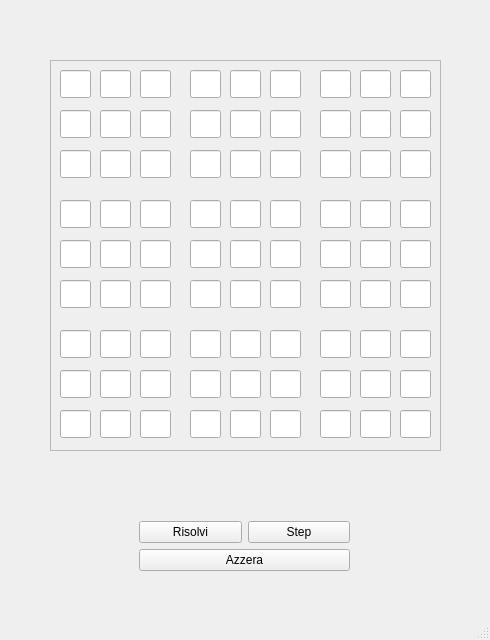
<?xml version="1.0" encoding="UTF-8"?>
<ui version="4.0">
 <class>MainWindow</class>
 <widget class="QMainWindow" name="MainWindow">
  <property name="geometry">
   <rect>
    <x>0</x>
    <y>0</y>
    <width>490</width>
    <height>640</height>
   </rect>
  </property>
  <property name="minimumSize">
   <size>
    <width>490</width>
    <height>640</height>
   </size>
  </property>
  <property name="windowTitle">
   <string>MainWindow</string>
  </property>
  <widget class="QWidget" name="centralwidget">
   <widget class="QFrame" name="frameEditText">
    <property name="geometry">
     <rect>
      <x>50</x>
      <y>60</y>
      <width>391</width>
      <height>391</height>
     </rect>
    </property>
    <property name="frameShape">
     <enum>QFrame::StyledPanel</enum>
    </property>
    <property name="frameShadow">
     <enum>QFrame::Raised</enum>
    </property>
    <property name="lineWidth">
     <number>1</number>
    </property>
    <widget class="QLineEdit" name="cell_1">
     <property name="geometry">
      <rect>
       <x>10</x>
       <y>10</y>
       <width>31</width>
       <height>28</height>
      </rect>
     </property>
     <property name="maxLength">
      <number>1</number>
     </property>
    </widget>
    <widget class="QLineEdit" name="cell_2">
     <property name="geometry">
      <rect>
       <x>50</x>
       <y>10</y>
       <width>31</width>
       <height>28</height>
      </rect>
     </property>
     <property name="maxLength">
      <number>1</number>
     </property>
    </widget>
    <widget class="QLineEdit" name="cell_3">
     <property name="geometry">
      <rect>
       <x>90</x>
       <y>10</y>
       <width>31</width>
       <height>28</height>
      </rect>
     </property>
     <property name="maxLength">
      <number>1</number>
     </property>
    </widget>
    <widget class="QLineEdit" name="cell_4">
     <property name="geometry">
      <rect>
       <x>140</x>
       <y>10</y>
       <width>31</width>
       <height>28</height>
      </rect>
     </property>
     <property name="maxLength">
      <number>1</number>
     </property>
    </widget>
    <widget class="QLineEdit" name="cell_5">
     <property name="geometry">
      <rect>
       <x>180</x>
       <y>10</y>
       <width>31</width>
       <height>28</height>
      </rect>
     </property>
     <property name="maxLength">
      <number>1</number>
     </property>
    </widget>
    <widget class="QLineEdit" name="cell_6">
     <property name="geometry">
      <rect>
       <x>220</x>
       <y>10</y>
       <width>31</width>
       <height>28</height>
      </rect>
     </property>
     <property name="maxLength">
      <number>1</number>
     </property>
    </widget>
    <widget class="QLineEdit" name="cell_7">
     <property name="geometry">
      <rect>
       <x>270</x>
       <y>10</y>
       <width>31</width>
       <height>28</height>
      </rect>
     </property>
     <property name="maxLength">
      <number>1</number>
     </property>
    </widget>
    <widget class="QLineEdit" name="cell_8">
     <property name="geometry">
      <rect>
       <x>310</x>
       <y>10</y>
       <width>31</width>
       <height>28</height>
      </rect>
     </property>
     <property name="maxLength">
      <number>1</number>
     </property>
    </widget>
    <widget class="QLineEdit" name="cell_9">
     <property name="geometry">
      <rect>
       <x>350</x>
       <y>10</y>
       <width>31</width>
       <height>28</height>
      </rect>
     </property>
     <property name="maxLength">
      <number>1</number>
     </property>
    </widget>
    <widget class="QLineEdit" name="cell_10">
     <property name="geometry">
      <rect>
       <x>10</x>
       <y>50</y>
       <width>31</width>
       <height>28</height>
      </rect>
     </property>
     <property name="maxLength">
      <number>1</number>
     </property>
    </widget>
    <widget class="QLineEdit" name="cell_11">
     <property name="geometry">
      <rect>
       <x>50</x>
       <y>50</y>
       <width>31</width>
       <height>28</height>
      </rect>
     </property>
     <property name="maxLength">
      <number>1</number>
     </property>
    </widget>
    <widget class="QLineEdit" name="cell_12">
     <property name="geometry">
      <rect>
       <x>90</x>
       <y>50</y>
       <width>31</width>
       <height>28</height>
      </rect>
     </property>
     <property name="maxLength">
      <number>1</number>
     </property>
    </widget>
    <widget class="QLineEdit" name="cell_13">
     <property name="geometry">
      <rect>
       <x>140</x>
       <y>50</y>
       <width>31</width>
       <height>28</height>
      </rect>
     </property>
     <property name="maxLength">
      <number>1</number>
     </property>
    </widget>
    <widget class="QLineEdit" name="cell_14">
     <property name="geometry">
      <rect>
       <x>180</x>
       <y>50</y>
       <width>31</width>
       <height>28</height>
      </rect>
     </property>
     <property name="maxLength">
      <number>1</number>
     </property>
    </widget>
    <widget class="QLineEdit" name="cell_15">
     <property name="geometry">
      <rect>
       <x>220</x>
       <y>50</y>
       <width>31</width>
       <height>28</height>
      </rect>
     </property>
     <property name="maxLength">
      <number>1</number>
     </property>
    </widget>
    <widget class="QLineEdit" name="cell_16">
     <property name="geometry">
      <rect>
       <x>270</x>
       <y>50</y>
       <width>31</width>
       <height>28</height>
      </rect>
     </property>
     <property name="maxLength">
      <number>1</number>
     </property>
    </widget>
    <widget class="QLineEdit" name="cell_17">
     <property name="geometry">
      <rect>
       <x>310</x>
       <y>50</y>
       <width>31</width>
       <height>28</height>
      </rect>
     </property>
     <property name="maxLength">
      <number>1</number>
     </property>
    </widget>
    <widget class="QLineEdit" name="cell_18">
     <property name="geometry">
      <rect>
       <x>350</x>
       <y>50</y>
       <width>31</width>
       <height>28</height>
      </rect>
     </property>
     <property name="maxLength">
      <number>1</number>
     </property>
    </widget>
    <widget class="QLineEdit" name="cell_19">
     <property name="geometry">
      <rect>
       <x>10</x>
       <y>90</y>
       <width>31</width>
       <height>28</height>
      </rect>
     </property>
     <property name="maxLength">
      <number>1</number>
     </property>
    </widget>
    <widget class="QLineEdit" name="cell_20">
     <property name="geometry">
      <rect>
       <x>50</x>
       <y>90</y>
       <width>31</width>
       <height>28</height>
      </rect>
     </property>
     <property name="maxLength">
      <number>1</number>
     </property>
    </widget>
    <widget class="QLineEdit" name="cell_21">
     <property name="geometry">
      <rect>
       <x>90</x>
       <y>90</y>
       <width>31</width>
       <height>28</height>
      </rect>
     </property>
     <property name="maxLength">
      <number>1</number>
     </property>
    </widget>
    <widget class="QLineEdit" name="cell_22">
     <property name="geometry">
      <rect>
       <x>140</x>
       <y>90</y>
       <width>31</width>
       <height>28</height>
      </rect>
     </property>
     <property name="maxLength">
      <number>1</number>
     </property>
    </widget>
    <widget class="QLineEdit" name="cell_23">
     <property name="geometry">
      <rect>
       <x>180</x>
       <y>90</y>
       <width>31</width>
       <height>28</height>
      </rect>
     </property>
     <property name="maxLength">
      <number>1</number>
     </property>
    </widget>
    <widget class="QLineEdit" name="cell_24">
     <property name="geometry">
      <rect>
       <x>220</x>
       <y>90</y>
       <width>31</width>
       <height>28</height>
      </rect>
     </property>
     <property name="maxLength">
      <number>1</number>
     </property>
    </widget>
    <widget class="QLineEdit" name="cell_25">
     <property name="geometry">
      <rect>
       <x>270</x>
       <y>90</y>
       <width>31</width>
       <height>28</height>
      </rect>
     </property>
     <property name="maxLength">
      <number>1</number>
     </property>
    </widget>
    <widget class="QLineEdit" name="cell_26">
     <property name="geometry">
      <rect>
       <x>310</x>
       <y>90</y>
       <width>31</width>
       <height>28</height>
      </rect>
     </property>
     <property name="maxLength">
      <number>1</number>
     </property>
    </widget>
    <widget class="QLineEdit" name="cell_27">
     <property name="geometry">
      <rect>
       <x>350</x>
       <y>90</y>
       <width>31</width>
       <height>28</height>
      </rect>
     </property>
     <property name="maxLength">
      <number>1</number>
     </property>
    </widget>
    <widget class="QLineEdit" name="cell_28">
     <property name="geometry">
      <rect>
       <x>10</x>
       <y>140</y>
       <width>31</width>
       <height>28</height>
      </rect>
     </property>
     <property name="maxLength">
      <number>1</number>
     </property>
    </widget>
    <widget class="QLineEdit" name="cell_29">
     <property name="geometry">
      <rect>
       <x>50</x>
       <y>140</y>
       <width>31</width>
       <height>28</height>
      </rect>
     </property>
     <property name="maxLength">
      <number>1</number>
     </property>
    </widget>
    <widget class="QLineEdit" name="cell_30">
     <property name="geometry">
      <rect>
       <x>90</x>
       <y>140</y>
       <width>31</width>
       <height>28</height>
      </rect>
     </property>
     <property name="maxLength">
      <number>1</number>
     </property>
    </widget>
    <widget class="QLineEdit" name="cell_31">
     <property name="geometry">
      <rect>
       <x>140</x>
       <y>140</y>
       <width>31</width>
       <height>28</height>
      </rect>
     </property>
     <property name="maxLength">
      <number>1</number>
     </property>
    </widget>
    <widget class="QLineEdit" name="cell_32">
     <property name="geometry">
      <rect>
       <x>180</x>
       <y>140</y>
       <width>31</width>
       <height>28</height>
      </rect>
     </property>
     <property name="maxLength">
      <number>1</number>
     </property>
    </widget>
    <widget class="QLineEdit" name="cell_33">
     <property name="geometry">
      <rect>
       <x>220</x>
       <y>140</y>
       <width>31</width>
       <height>28</height>
      </rect>
     </property>
     <property name="maxLength">
      <number>1</number>
     </property>
    </widget>
    <widget class="QLineEdit" name="cell_34">
     <property name="geometry">
      <rect>
       <x>270</x>
       <y>140</y>
       <width>31</width>
       <height>28</height>
      </rect>
     </property>
     <property name="maxLength">
      <number>1</number>
     </property>
    </widget>
    <widget class="QLineEdit" name="cell_35">
     <property name="geometry">
      <rect>
       <x>310</x>
       <y>140</y>
       <width>31</width>
       <height>28</height>
      </rect>
     </property>
     <property name="maxLength">
      <number>1</number>
     </property>
    </widget>
    <widget class="QLineEdit" name="cell_36">
     <property name="geometry">
      <rect>
       <x>350</x>
       <y>140</y>
       <width>31</width>
       <height>28</height>
      </rect>
     </property>
     <property name="maxLength">
      <number>1</number>
     </property>
    </widget>
    <widget class="QLineEdit" name="cell_37">
     <property name="geometry">
      <rect>
       <x>10</x>
       <y>180</y>
       <width>31</width>
       <height>28</height>
      </rect>
     </property>
     <property name="maxLength">
      <number>1</number>
     </property>
    </widget>
    <widget class="QLineEdit" name="cell_38">
     <property name="geometry">
      <rect>
       <x>50</x>
       <y>180</y>
       <width>31</width>
       <height>28</height>
      </rect>
     </property>
     <property name="maxLength">
      <number>1</number>
     </property>
    </widget>
    <widget class="QLineEdit" name="cell_39">
     <property name="geometry">
      <rect>
       <x>90</x>
       <y>180</y>
       <width>31</width>
       <height>28</height>
      </rect>
     </property>
     <property name="maxLength">
      <number>1</number>
     </property>
    </widget>
    <widget class="QLineEdit" name="cell_40">
     <property name="geometry">
      <rect>
       <x>140</x>
       <y>180</y>
       <width>31</width>
       <height>28</height>
      </rect>
     </property>
     <property name="maxLength">
      <number>1</number>
     </property>
    </widget>
    <widget class="QLineEdit" name="cell_41">
     <property name="geometry">
      <rect>
       <x>180</x>
       <y>180</y>
       <width>31</width>
       <height>28</height>
      </rect>
     </property>
     <property name="maxLength">
      <number>1</number>
     </property>
    </widget>
    <widget class="QLineEdit" name="cell_42">
     <property name="geometry">
      <rect>
       <x>220</x>
       <y>180</y>
       <width>31</width>
       <height>28</height>
      </rect>
     </property>
     <property name="maxLength">
      <number>1</number>
     </property>
    </widget>
    <widget class="QLineEdit" name="cell_43">
     <property name="geometry">
      <rect>
       <x>270</x>
       <y>180</y>
       <width>31</width>
       <height>28</height>
      </rect>
     </property>
     <property name="maxLength">
      <number>1</number>
     </property>
    </widget>
    <widget class="QLineEdit" name="cell_44">
     <property name="geometry">
      <rect>
       <x>310</x>
       <y>180</y>
       <width>31</width>
       <height>28</height>
      </rect>
     </property>
     <property name="maxLength">
      <number>1</number>
     </property>
    </widget>
    <widget class="QLineEdit" name="cell_45">
     <property name="geometry">
      <rect>
       <x>350</x>
       <y>180</y>
       <width>31</width>
       <height>28</height>
      </rect>
     </property>
     <property name="maxLength">
      <number>1</number>
     </property>
    </widget>
    <widget class="QLineEdit" name="cell_46">
     <property name="geometry">
      <rect>
       <x>10</x>
       <y>220</y>
       <width>31</width>
       <height>28</height>
      </rect>
     </property>
     <property name="maxLength">
      <number>1</number>
     </property>
    </widget>
    <widget class="QLineEdit" name="cell_47">
     <property name="geometry">
      <rect>
       <x>50</x>
       <y>220</y>
       <width>31</width>
       <height>28</height>
      </rect>
     </property>
     <property name="maxLength">
      <number>1</number>
     </property>
    </widget>
    <widget class="QLineEdit" name="cell_48">
     <property name="geometry">
      <rect>
       <x>90</x>
       <y>220</y>
       <width>31</width>
       <height>28</height>
      </rect>
     </property>
     <property name="maxLength">
      <number>1</number>
     </property>
    </widget>
    <widget class="QLineEdit" name="cell_49">
     <property name="geometry">
      <rect>
       <x>140</x>
       <y>220</y>
       <width>31</width>
       <height>28</height>
      </rect>
     </property>
     <property name="maxLength">
      <number>1</number>
     </property>
    </widget>
    <widget class="QLineEdit" name="cell_50">
     <property name="geometry">
      <rect>
       <x>180</x>
       <y>220</y>
       <width>31</width>
       <height>28</height>
      </rect>
     </property>
     <property name="maxLength">
      <number>1</number>
     </property>
    </widget>
    <widget class="QLineEdit" name="cell_51">
     <property name="geometry">
      <rect>
       <x>220</x>
       <y>220</y>
       <width>31</width>
       <height>28</height>
      </rect>
     </property>
     <property name="maxLength">
      <number>1</number>
     </property>
    </widget>
    <widget class="QLineEdit" name="cell_52">
     <property name="geometry">
      <rect>
       <x>270</x>
       <y>220</y>
       <width>31</width>
       <height>28</height>
      </rect>
     </property>
     <property name="maxLength">
      <number>1</number>
     </property>
    </widget>
    <widget class="QLineEdit" name="cell_53">
     <property name="geometry">
      <rect>
       <x>310</x>
       <y>220</y>
       <width>31</width>
       <height>28</height>
      </rect>
     </property>
     <property name="maxLength">
      <number>1</number>
     </property>
    </widget>
    <widget class="QLineEdit" name="cell_54">
     <property name="geometry">
      <rect>
       <x>350</x>
       <y>220</y>
       <width>31</width>
       <height>28</height>
      </rect>
     </property>
     <property name="maxLength">
      <number>1</number>
     </property>
    </widget>
    <widget class="QLineEdit" name="cell_55">
     <property name="geometry">
      <rect>
       <x>10</x>
       <y>270</y>
       <width>31</width>
       <height>28</height>
      </rect>
     </property>
     <property name="maxLength">
      <number>1</number>
     </property>
    </widget>
    <widget class="QLineEdit" name="cell_56">
     <property name="geometry">
      <rect>
       <x>50</x>
       <y>270</y>
       <width>31</width>
       <height>28</height>
      </rect>
     </property>
     <property name="maxLength">
      <number>1</number>
     </property>
    </widget>
    <widget class="QLineEdit" name="cell_57">
     <property name="geometry">
      <rect>
       <x>90</x>
       <y>270</y>
       <width>31</width>
       <height>28</height>
      </rect>
     </property>
     <property name="maxLength">
      <number>1</number>
     </property>
    </widget>
    <widget class="QLineEdit" name="cell_58">
     <property name="geometry">
      <rect>
       <x>140</x>
       <y>270</y>
       <width>31</width>
       <height>28</height>
      </rect>
     </property>
     <property name="maxLength">
      <number>1</number>
     </property>
    </widget>
    <widget class="QLineEdit" name="cell_59">
     <property name="geometry">
      <rect>
       <x>180</x>
       <y>270</y>
       <width>31</width>
       <height>28</height>
      </rect>
     </property>
     <property name="maxLength">
      <number>1</number>
     </property>
    </widget>
    <widget class="QLineEdit" name="cell_60">
     <property name="geometry">
      <rect>
       <x>220</x>
       <y>270</y>
       <width>31</width>
       <height>28</height>
      </rect>
     </property>
     <property name="maxLength">
      <number>1</number>
     </property>
    </widget>
    <widget class="QLineEdit" name="cell_61">
     <property name="geometry">
      <rect>
       <x>270</x>
       <y>270</y>
       <width>31</width>
       <height>28</height>
      </rect>
     </property>
     <property name="maxLength">
      <number>1</number>
     </property>
    </widget>
    <widget class="QLineEdit" name="cell_62">
     <property name="geometry">
      <rect>
       <x>310</x>
       <y>270</y>
       <width>31</width>
       <height>28</height>
      </rect>
     </property>
     <property name="maxLength">
      <number>1</number>
     </property>
    </widget>
    <widget class="QLineEdit" name="cell_63">
     <property name="geometry">
      <rect>
       <x>350</x>
       <y>270</y>
       <width>31</width>
       <height>28</height>
      </rect>
     </property>
     <property name="maxLength">
      <number>1</number>
     </property>
    </widget>
    <widget class="QLineEdit" name="cell_64">
     <property name="geometry">
      <rect>
       <x>10</x>
       <y>310</y>
       <width>31</width>
       <height>28</height>
      </rect>
     </property>
     <property name="maxLength">
      <number>1</number>
     </property>
    </widget>
    <widget class="QLineEdit" name="cell_65">
     <property name="geometry">
      <rect>
       <x>50</x>
       <y>310</y>
       <width>31</width>
       <height>28</height>
      </rect>
     </property>
     <property name="maxLength">
      <number>1</number>
     </property>
    </widget>
    <widget class="QLineEdit" name="cell_66">
     <property name="geometry">
      <rect>
       <x>90</x>
       <y>310</y>
       <width>31</width>
       <height>28</height>
      </rect>
     </property>
     <property name="maxLength">
      <number>1</number>
     </property>
    </widget>
    <widget class="QLineEdit" name="cell_67">
     <property name="geometry">
      <rect>
       <x>140</x>
       <y>310</y>
       <width>31</width>
       <height>28</height>
      </rect>
     </property>
     <property name="maxLength">
      <number>1</number>
     </property>
    </widget>
    <widget class="QLineEdit" name="cell_68">
     <property name="geometry">
      <rect>
       <x>180</x>
       <y>310</y>
       <width>31</width>
       <height>28</height>
      </rect>
     </property>
     <property name="maxLength">
      <number>1</number>
     </property>
    </widget>
    <widget class="QLineEdit" name="cell_69">
     <property name="geometry">
      <rect>
       <x>220</x>
       <y>310</y>
       <width>31</width>
       <height>28</height>
      </rect>
     </property>
     <property name="maxLength">
      <number>1</number>
     </property>
    </widget>
    <widget class="QLineEdit" name="cell_70">
     <property name="geometry">
      <rect>
       <x>270</x>
       <y>310</y>
       <width>31</width>
       <height>28</height>
      </rect>
     </property>
     <property name="maxLength">
      <number>1</number>
     </property>
    </widget>
    <widget class="QLineEdit" name="cell_71">
     <property name="geometry">
      <rect>
       <x>310</x>
       <y>310</y>
       <width>31</width>
       <height>28</height>
      </rect>
     </property>
     <property name="maxLength">
      <number>1</number>
     </property>
    </widget>
    <widget class="QLineEdit" name="cell_72">
     <property name="geometry">
      <rect>
       <x>350</x>
       <y>310</y>
       <width>31</width>
       <height>28</height>
      </rect>
     </property>
     <property name="maxLength">
      <number>1</number>
     </property>
    </widget>
    <widget class="QLineEdit" name="cell_73">
     <property name="geometry">
      <rect>
       <x>10</x>
       <y>350</y>
       <width>31</width>
       <height>28</height>
      </rect>
     </property>
     <property name="maxLength">
      <number>1</number>
     </property>
    </widget>
    <widget class="QLineEdit" name="cell_74">
     <property name="geometry">
      <rect>
       <x>50</x>
       <y>350</y>
       <width>31</width>
       <height>28</height>
      </rect>
     </property>
     <property name="maxLength">
      <number>1</number>
     </property>
    </widget>
    <widget class="QLineEdit" name="cell_75">
     <property name="geometry">
      <rect>
       <x>90</x>
       <y>350</y>
       <width>31</width>
       <height>28</height>
      </rect>
     </property>
     <property name="maxLength">
      <number>1</number>
     </property>
    </widget>
    <widget class="QLineEdit" name="cell_76">
     <property name="geometry">
      <rect>
       <x>140</x>
       <y>350</y>
       <width>31</width>
       <height>28</height>
      </rect>
     </property>
     <property name="maxLength">
      <number>1</number>
     </property>
    </widget>
    <widget class="QLineEdit" name="cell_77">
     <property name="geometry">
      <rect>
       <x>180</x>
       <y>350</y>
       <width>31</width>
       <height>28</height>
      </rect>
     </property>
     <property name="maxLength">
      <number>1</number>
     </property>
    </widget>
    <widget class="QLineEdit" name="cell_78">
     <property name="geometry">
      <rect>
       <x>220</x>
       <y>350</y>
       <width>31</width>
       <height>28</height>
      </rect>
     </property>
     <property name="maxLength">
      <number>1</number>
     </property>
    </widget>
    <widget class="QLineEdit" name="cell_79">
     <property name="geometry">
      <rect>
       <x>270</x>
       <y>350</y>
       <width>31</width>
       <height>28</height>
      </rect>
     </property>
     <property name="maxLength">
      <number>1</number>
     </property>
    </widget>
    <widget class="QLineEdit" name="cell_80">
     <property name="geometry">
      <rect>
       <x>310</x>
       <y>350</y>
       <width>31</width>
       <height>28</height>
      </rect>
     </property>
     <property name="maxLength">
      <number>1</number>
     </property>
    </widget>
    <widget class="QLineEdit" name="cell_81">
     <property name="geometry">
      <rect>
       <x>350</x>
       <y>350</y>
       <width>31</width>
       <height>28</height>
      </rect>
     </property>
     <property name="maxLength">
      <number>1</number>
     </property>
    </widget>
   </widget>
   <widget class="QWidget" name="verticalLayoutWidget">
    <property name="geometry">
     <rect>
      <x>139</x>
      <y>460</y>
      <width>211</width>
      <height>111</height>
     </rect>
    </property>
    <layout class="QVBoxLayout" name="verticalLayout">
     <item>
      <widget class="QLabel" name="labelError">
       <property name="font">
        <font>
         <weight>75</weight>
         <bold>true</bold>
        </font>
       </property>
       <property name="text">
        <string/>
       </property>
       <property name="alignment">
        <set>Qt::AlignCenter</set>
       </property>
      </widget>
     </item>
     <item>
      <layout class="QHBoxLayout" name="horizontalLayout">
       <item>
        <widget class="QPushButton" name="button_resolve">
         <property name="text">
          <string>Risolvi</string>
         </property>
        </widget>
       </item>
       <item>
        <widget class="QPushButton" name="button_step">
         <property name="text">
          <string>Step</string>
         </property>
        </widget>
       </item>
      </layout>
     </item>
     <item>
      <layout class="QHBoxLayout" name="horizontalLayout_2">
       <item>
        <widget class="QPushButton" name="button_reset">
         <property name="text">
          <string>Azzera</string>
         </property>
        </widget>
       </item>
      </layout>
     </item>
    </layout>
   </widget>
  </widget>
  <widget class="QMenuBar" name="menubar">
   <property name="geometry">
    <rect>
     <x>0</x>
     <y>0</y>
     <width>490</width>
     <height>25</height>
    </rect>
   </property>
  </widget>
  <widget class="QStatusBar" name="statusbar"/>
 </widget>
 <resources/>
 <connections/>
</ui>
